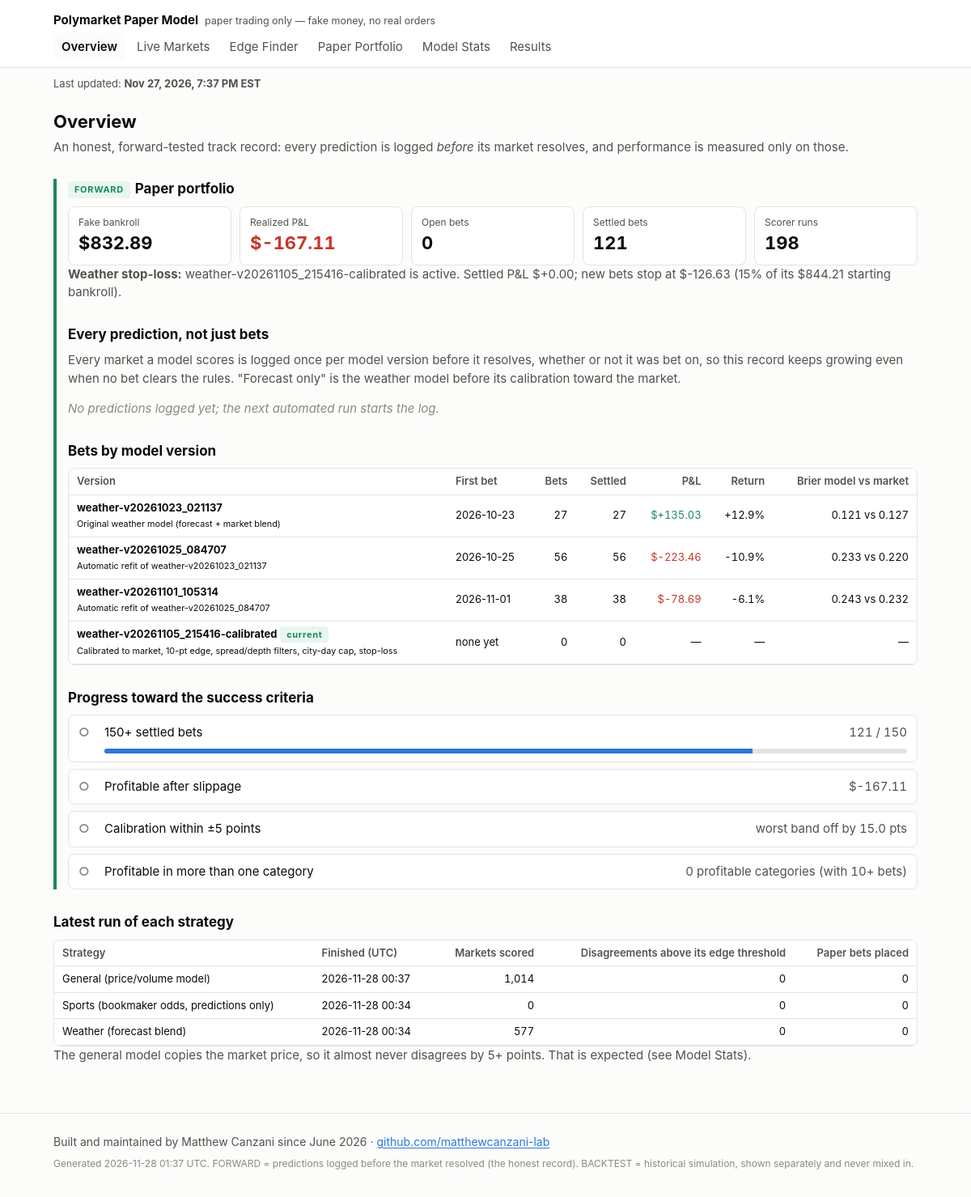
The page /index.html on the database its author committed.
### tables this page shows
CREATE TABLE settlements (
    seq INTEGER PRIMARY KEY,
    bet_id TEXT UNIQUE NOT NULL REFERENCES bets(bet_id),
    settled_at TEXT NOT NULL,
    yes_payout REAL NOT NULL,      -- what one YES share paid: 1, 0, or 0.5 for a split
    payout REAL NOT NULL,
    pnl REAL NOT NULL,
    prev_hash TEXT NOT NULL,
    row_hash TEXT NOT NULL
);

CREATE TABLE bets (
    seq INTEGER PRIMARY KEY,
    bet_id TEXT UNIQUE NOT NULL,
    run_id TEXT NOT NULL,
    placed_at TEXT NOT NULL,
    platform TEXT NOT NULL,
    market_id TEXT NOT NULL,
    question TEXT NOT NULL,
    category TEXT,
    end_date TEXT,
    side TEXT NOT NULL CHECK (side IN ('YES', 'NO')),
    model_prob_yes REAL NOT NULL,
    market_mid REAL NOT NULL,
    best_bid REAL,
    best_ask REAL,
    fill_price REAL NOT NULL,      -- average price paid per share, incl. slippage
    slippage_per_share REAL NOT NULL,
    shares REAL NOT NULL,
    stake REAL NOT NULL,
    kelly_full REAL NOT NULL,
    bankroll_at_bet REAL NOT NULL,
    model_version TEXT NOT NULL,
    prev_hash TEXT NOT NULL,
    row_hash TEXT NOT NULL
);

CREATE TABLE runs (
    seq INTEGER PRIMARY KEY,
    run_id TEXT UNIQUE NOT NULL,
    started_at TEXT NOT NULL,
    finished_at TEXT NOT NULL,
    model_version TEXT,
    markets_scored INTEGER NOT NULL,
    signals INTEGER NOT NULL,
    bets_placed INTEGER NOT NULL,
    settings_json TEXT NOT NULL,
    prev_hash TEXT NOT NULL,
    row_hash TEXT NOT NULL
);

### pmodel/dashboard/app.py (the view)
    @app.route("/")
    @app.route("/index.html")
    def index():
        c = conn()
        fs = data.forward_stats(c)
        scores = data.load_scores(scores_path)
        return render_template("index.html", **ctx("index.html"), fs=fs, scores=scores,
                               criteria=data.success_criteria(fs), runs_by_strategy=data.latest_runs(c),
                               weather=data.load_weather_scores(weather_scores_path),
                               integrity=ledger.verify(c), by_version=data.by_version(c, models_dir),
                               pr=data.prediction_record(predlog_dir),
                               runs=c.execute("SELECT COUNT(*) FROM runs").fetchone()[0])

### pmodel/dashboard/data.py (called while the page is built)
def load_scores(path=None):
    path = path or config.LATEST_SCORES_PATH
    try:
        return json.loads(path.read_text())
    except (FileNotFoundError, ValueError):
        return None

def load_weather_scores(path=None):
    return load_scores(path or config.LATEST_WEATHER_SCORES_PATH)

def age_hours(iso, now=None):
    if not iso:
        return None
    from datetime import datetime, timezone
    t = datetime.strptime(iso, "%Y-%m-%dT%H:%M:%SZ").replace(tzinfo=timezone.utc)
    return ((now or datetime.now(timezone.utc)) - t).total_seconds() / 3600

def eastern(iso):
    if not iso:
        return None
    from datetime import datetime, timezone
    from zoneinfo import ZoneInfo
    t = datetime.strptime(iso, "%Y-%m-%dT%H:%M:%SZ").replace(tzinfo=timezone.utc)
    et = t.astimezone(ZoneInfo("America/New_York"))
    hour = et.strftime("%I").lstrip("0")
    return f"{et:%b} {et.day}, {et.year}, {hour}:{et:%M %p} {et.tzname()}"

def latest_runs(conn):
    seen, out = set(), []
    for r in conn.execute("SELECT * FROM runs ORDER BY seq DESC"):
        name = strategy_of(r["model_version"])
        if name not in seen:
            seen.add(name)
            out.append(dict(r, strategy=name))
    return out

def strategy_of(model_version: str) -> str:
    v = model_version or ""
    if v.startswith("weather"):
        return "Weather (forecast blend)"
    if v.startswith("sports"):
        return "Sports (bookmaker odds, predictions only)"
    return "General (price/volume model)"

def bets(conn):
    return [dict(r) for r in conn.execute(
        """SELECT b.*, s.settled_at, s.yes_payout, s.payout, s.pnl
           FROM bets b LEFT JOIN settlements s USING (bet_id) ORDER BY b.seq DESC""")]

def _weather_params(models_dir):
    out = {}
    for path in sorted((models_dir / "weather").glob("weather-v*.json")):
        try:
            p = json.loads(path.read_text())
        except ValueError:
            continue
        out[p["version"]] = p
    return out

def version_label(version, params):
    if params is None:
        return "General price/volume model" if not (version or "").startswith("weather") \
            else "Weather model"
    if params.get("label"):
        return params["label"]
    if params.get("refit_of"):
        return f"Automatic refit of {params['refit_of']}"
    return "Original weather model (forecast + market blend)"

### pmodel/trading/predlog.py (called while the page is built)
def _files(kind, directory):
    return sorted(Path(directory).glob(f"{kind}-*.csv"))

### pmodel/dashboard/templates/index.html (shortened to what this page needs)
{% extends "base.html" %}
{% block body %}
<h1>Overview</h1>
<p class="lede">An honest, forward-tested track record: every prediction is logged <em>before</em> its market resolves, and performance is measured only on those.</p>
<section class="fwd">
<h2><span class="badge fwd">FORWARD</span>Paper portfolio</h2>
<div class="tiles">
  <div class="tile"><div class="k">Fake bankroll</div><div class="v">${{ '{:,.2f}'.format(fs.money.bankroll) }}</div></div>
  <div class="tile"><div class="k">Realized P&amp;L</div><div class="v {{ 'pos' if fs.total_pnl > 0 else 'neg' if fs.total_pnl < 0 }}">${{ '{:+,.2f}'.format(fs.total_pnl) }}</div></div>
  <div class="tile"><div class="k">Open bets</div><div class="v">{{ fs.open }}</div></div>
  <div class="tile"><div class="k">Settled bets</div><div class="v">{{ fs.settled }}</div></div>
  <div class="tile"><div class="k">Scorer runs</div><div class="v">{{ runs }}</div></div>
</div>
{% if stop_loss %}<p class="note"><strong>Weather stop-loss:</strong> {{ stop_loss.version }} is
{{ 'HALTED' if stop_loss.halted else 'active' }}. Settled P&amp;L ${{ '{:+,.2f}'.format(stop_loss.pnl) }};
new bets stop at ${{ '{:,.2f}'.format(stop_loss.limit) }}
({{ '{:.0%}'.format(stop_loss.fraction) }} of its ${{ '{:,.2f}'.format(stop_loss.starting_bankroll) }} starting bankroll).</p>{% endif %}
<h2>Every prediction, not just bets</h2>
{% include "_predlog.html" %}
<h2>Bets by model version</h2>
{% include "_versions.html" %}
<h2>Progress toward the success criteria</h2>
{% include "_criteria.html" %}
</section>
<h2>Latest run of each strategy</h2>
{% if runs_by_strategy %}<div class="tablewrap"><table>
<tr><th>Strategy</th><th>Finished (UTC)</th><th class="n">Markets scored</th><th class="n">Disagreements above its edge threshold</th><th class="n">Paper bets placed</th></tr>
{% for r in runs_by_strategy %}<tr><td>{{ r.strategy }}</td><td>{{ r.finished_at[:16].replace('T', ' ') }}</td>
<td class="n">{{ '{:,}'.format(r.markets_scored) }}</td><td class="n">{{ r.signals }}</td><td class="n">{{ r.bets_placed }}</td></tr>{% endfor %}
</table></div>
<p class="note">The general model copies the market price, so it almost never disagrees by 5+ points. That is expected (see Model Stats).</p>
{% else %}<p class="empty">No runs yet.</p>{% endif %}
{% endblock %}

### pmodel/dashboard/templates/base.html (shortened to what this page needs)
<!doctype html>
<html lang="en">
<head>
</head>
<body>
<header><div class="wrap">
  <div class="brand">Polymarket Paper Model<small>paper trading only — fake money, no real orders</small></div>
  <nav>{% for page, name in pages %}<a href="{{ root }}{{ page }}" class="{{ 'on' if page == active }}">{{ name }}</a>{% endfor %}</nav>
</div></header>
<div class="wrap freshness">
  <p class="updated" id="last-updated" data-last-run="{{ last_run_iso or '' }}" data-stale-hours="{{ cfg.STALE_AFTER_HOURS|int }}">
    Last updated: <strong>{{ last_run_et or 'never' }}</strong></p>
</div>
<main><div class="wrap">{% block body %}{% endblock %}</div></main>
<footer><div class="wrap">
<p class="owner">Built and maintained by Matthew Canzani since June 2026 ·
<a href="https://github.com/matthewcanzani-lab" rel="noopener">github.com/matthewcanzani-lab</a></p>
<p>Generated {{ generated }}. FORWARD = predictions logged before the market
resolved (the honest record). BACKTEST = historical simulation, shown separately and never mixed in.</p>
</div></footer>
</body>
</html>

### pmodel/dashboard/templates/_predlog.html
<p class="note">Every market a model scores is logged once per model version before it resolves,
whether or not it was bet on, so this record keeps growing even when no bet clears the rules.
"Forecast only" is the weather model before its calibration toward the market.</p>
{% if pr.groups %}<div class="tablewrap"><table>
<tr><th>Model version</th><th class="n">Logged</th><th class="n">Resolved</th><th class="n">Brier: model</th><th class="n">Brier: market</th><th class="n">Brier: forecast only</th></tr>
{% for g in pr.groups %}<tr><td>{{ g.label }}<br><small>since {{ g.first[:10] }}</small></td>
<td class="n">{{ '{:,}'.format(g.logged) }}</td><td class="n">{{ '{:,}'.format(g.resolved) }}</td>
<td class="n">{{ '{:.4f}'.format(g.brier_model) if g.brier_model is not none else '—' }}</td>
<td class="n">{{ '{:.4f}'.format(g.brier_market) if g.brier_market is not none else '—' }}</td>
<td class="n">{{ '{:.4f}'.format(g.brier_raw) if g.brier_raw is not none else '—' }}</td></tr>{% endfor %}
</table></div>
{% else %}<p class="empty">No predictions logged yet; the next automated run starts the log.</p>{% endif %}

### pmodel/dashboard/templates/_versions.html
<div class="tablewrap"><table class="versions">
<tr><th>Version</th><th>First bet</th><th class="n">Bets</th><th class="n">Settled</th><th class="n">P&amp;L</th><th class="n">Return</th><th class="n">Brier model vs market</th></tr>
{% for v in by_version %}<tr><td><strong>{{ v.version }}</strong>{% if v.current %} <span class="badge fwd">current</span>{% endif %}<br><small>{{ v.label }}</small></td>
<td>{{ v.first_bet[:10] if v.first_bet else 'none yet' }}</td>
<td class="n">{{ v.bets }}</td><td class="n">{{ v.settled }}</td>
<td class="n {{ 'pos' if v.pnl > 0 else 'neg' if v.pnl < 0 }}">{{ '${:+,.2f}'.format(v.pnl) if v.settled else '—' }}</td>
<td class="n">{{ '{:+.1%}'.format(v['return']) if v['return'] is not none else '—' }}</td>
<td class="n">{% if v.brier_model is not none %}{{ '{:.3f}'.format(v.brier_model) }} vs {{ '{:.3f}'.format(v.brier_market) }}{% else %}—{% endif %}</td></tr>{% endfor %}
</table></div>

### pmodel/dashboard/templates/_criteria.html
{% for c in criteria %}
<div class="crit {{ 'met' if c.met else 'not' }}">
  <span class="icon">{{ '✓' if c.met else '○' }}</span>
  <span>{{ c.name }}</span>
  <span class="val">{{ c.value }}</span>
  {% if c.progress is not none %}<div class="bar"><span style="width: {{ (c.progress * 100)|round(1) }}%"></span></div>{% endif %}
</div>
{% endfor %}

### pmodel/dashboard/templates/base.html (style rules this page uses)
:root { --bg: #fcfcfb; --surface: #ffffff; --ink: #0b0b0b; --ink-2: #52514e; --muted: #8a8984; --line: #e4e3df; --accent: #2a78d6; --good: #1b8a5a; --bad: #c4382b; --warn: #b07400; --fwd: #1b8a5a; --fwd-bg: #e9f6ef; --bt: #6b6a66; --bt-bg: #f1f0ec; }
* { box-sizing: border-box; }
html { -webkit-text-size-adjust: 100%; text-size-adjust: 100%; }
body { margin: 0; background: var(--bg); color: var(--ink); font: 15px/1.5 -apple-system, BlinkMacSystemFont, "Segoe UI", Roboto, sans-serif; }
header { border-bottom: 1px solid var(--line); background: var(--surface); }
.wrap { max-width: 1100px; margin: 0 auto; padding-left: max(16px, env(safe-area-inset-left, 0px)); padding-right: max(16px, env(safe-area-inset-right, 0px)); }
.brand { font-weight: 650; padding: 14px 0 4px; }
.brand small { color: var(--ink-2); font-weight: 400; margin-left: 8px; }
nav { display: flex; gap: 4px; flex-wrap: wrap; padding-bottom: 8px; }
nav a { color: var(--ink-2); text-decoration: none; padding: 6px 10px; border-radius: 6px; }
nav a.on { color: var(--ink); background: var(--bg); font-weight: 600; }
main { padding-block: 20px 48px; }
h1 { font-size: 22px; margin: 0 0 4px; }
h2 { font-size: 17px; margin: 28px 0 8px; }
p.lede, .note { color: var(--ink-2); margin: 0 0 12px; }
.badge { display: inline-block; font-size: 11px; font-weight: 700; letter-spacing: .06em; padding: 2px 8px; border-radius: 4px; vertical-align: middle; margin-right: 6px; }
.badge.fwd { color: var(--fwd); background: var(--fwd-bg); }
section.fwd { border-left: 4px solid var(--fwd); padding-left: 14px; }
.tiles { display: grid; grid-template-columns: repeat(auto-fit, minmax(160px, 1fr)); gap: 10px; }
.tile { background: var(--surface); border: 1px solid var(--line); border-radius: 8px; padding: 10px 12px; }
.tile .k { color: var(--ink-2); font-size: 12px; }
.tile .v { font-size: 22px; font-weight: 650; font-variant-numeric: tabular-nums; }
.crit { display: grid; grid-template-columns: 24px 1fr auto; gap: 8px; align-items: center; background: var(--surface); border: 1px solid var(--line); border-radius: 8px; padding: 10px 12px; margin-bottom: 8px; }
.crit .icon { font-weight: 700; }
.crit.not .icon { color: var(--muted); }
.crit .val { color: var(--ink-2); font-variant-numeric: tabular-nums; }
.bar { grid-column: 2 / 4; height: 6px; background: var(--line); border-radius: 3px; overflow: hidden; }
.bar > span { display: block; height: 100%; background: var(--accent); }
.tablewrap { overflow-x: auto; border: 1px solid var(--line); border-radius: 8px; background: var(--surface); }
table { border-collapse: collapse; width: 100%; font-size: 13px; }
th, td { padding: 6px 10px; border-bottom: 1px solid var(--line); text-align: left; white-space: nowrap; }
th { color: var(--ink-2); font-weight: 600; background: var(--surface); position: sticky; top: 0; }
td.n, th.n { text-align: right; font-variant-numeric: tabular-nums; }
.pos { color: var(--good); }
.neg { color: var(--bad); }
.empty { color: var(--muted); font-style: italic; }
.freshness { padding-block: 10px 0; }
.updated { margin: 0; color: var(--ink-2); font-size: 13px; }
footer { color: var(--muted); font-size: 12px; padding-block: 24px; border-top: 1px solid var(--line); }
footer p { margin: 0 0 8px; }
footer .owner { color: var(--ink-2); font-size: 14px; line-height: 1.5; overflow-wrap: anywhere; }
footer .owner a { color: var(--accent); text-underline-offset: 2px; }

### rows shown on the page
settlements: version "weather-v20261023_021137", label "Original weather model (forecast + market blend)", placed_at "2026-10-23", bets "27", settled "27", pnl "$+135.03", return "+12.9%", brier_model "0.121", brier_market "0.127"
settlements: version "weather-v20261025_084707", label "Automatic refit of weather-v20261023_021137", placed_at "2026-10-25", bets "56", settled "56", pnl "$-223.46", return "-10.9%", brier_model "0.233", brier_market "0.220"
settlements: version "weather-v20261101_105314", label "Automatic refit of weather-v20261025_084707", placed_at "2026-11-01", bets "38", settled "38", pnl "$-78.69", return "-6.1%", brier_model "0.243", brier_market "0.232"
runs: strategy "General (price/volume model)", finished_at "2026-11-28 00:37", markets_scored "1,014", signals "0", bets_placed "0"
runs: strategy "Sports (bookmaker odds, predictions only)", finished_at "2026-11-28 00:34", markets_scored "0", signals "0", bets_placed "0"
runs: strategy "Weather (forecast blend)", finished_at "2026-11-28 00:34", markets_scored "577", signals "0", bets_placed "0"

### other values the page prints
{{ name }} "Overview" "Live Markets" "Edge Finder" "Paper Portfolio" "Model Stats" "Results"
{{ '{:,.2f}'.format(fs.money.bankroll) }} "832.89"
{{ '{:+,.2f}'.format(fs.total_pnl) }} "-167.11"
{{ fs.open }} "0"
{{ fs.settled }} "121"
{{ runs }} "198"
{{ stop_loss.version }} "weather-v20261105_215416-calibrated"
{{ 'HALTED' if stop_loss.halted else 'active' }} "active"
{{ '{:+,.2f}'.format(stop_loss.pnl) }} "+0.00"
{{ '{:,.2f}'.format(stop_loss.limit) }} "-126.63"
{{ '{:.0%}'.format(stop_loss.fraction) }} "15%"
{{ '{:,.2f}'.format(stop_loss.starting_bankroll) }} "844.21"
{{ v.version }} "weather-v20261105_215416-calibrated"
{{ v.label }} "Calibrated to market, 10-pt edge, spread/depth filters, city-day cap, stop-loss"
{{ v.first_bet[:10] if v.first_bet else 'none yet' }} "none yet"
